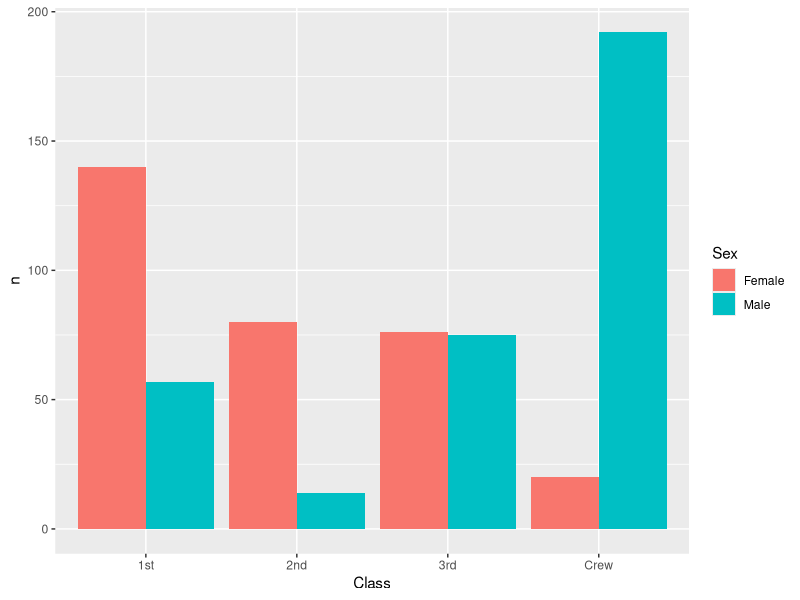
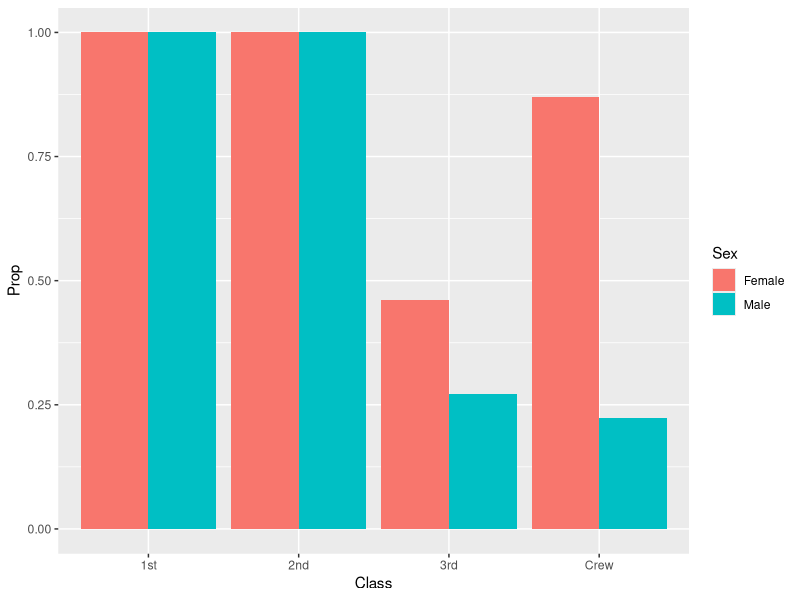
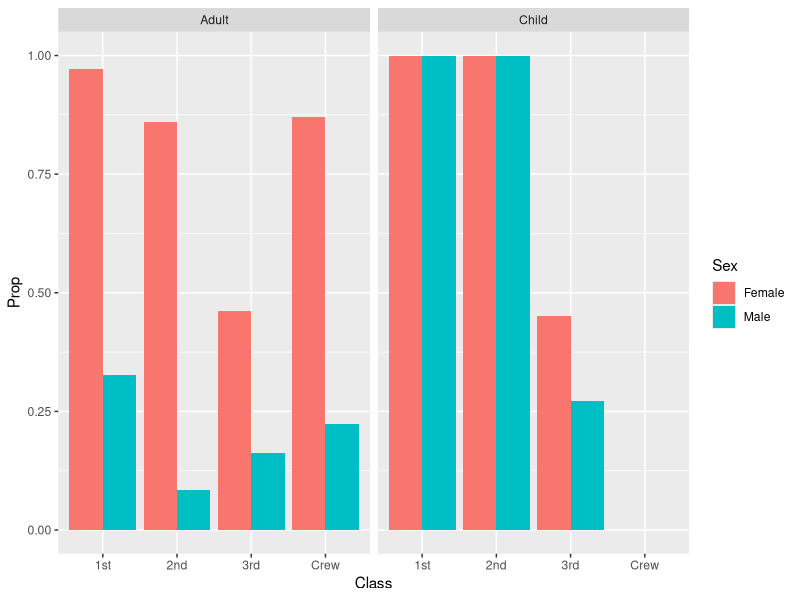

These figures' R source, in order:
## ---- chunk 1
library(tidyverse)

df_titanic <- as_tibble(Titanic)
## ---- chunk 2
glimpse(df_titanic)
## ---- chunk 3
## NOTE: No need to edit! We'll cover how to
## do this calculation in a later exercise.
df_titanic %>% summarize(total = sum(n))
## ---- chunk 4
## TASK: Visualize counts against `Class` and `Sex`
df_titanic %>%
  filter(Survived == "Yes") %>% 
  ggplot(aes(y = n, x = Class, fill = Sex)) + 
  geom_col(position = "dodge") 
## ---- chunk 5
## NOTE: No need to edit! We'll cover how to
## do this calculation in a later exercise.
df_prop <-
  df_titanic %>%
  group_by(Class, Sex, Age) %>%
  mutate(
    Total = sum(n),
    Prop = n / Total
  ) %>%
  ungroup()
df_prop
## ---- chunk 6
df_prop %>%
  filter(Survived == "Yes") %>% 
  ggplot(aes(y = Prop, x = Class, fill = Sex)) + 
  geom_col(position = "dodge") 
## ---- chunk 7
df_prop %>%
  filter(Survived == "Yes") %>% 
  ggplot(aes(y = Prop, x = Class, fill = Sex,)) + 
  geom_col(position = "dodge") +
  facet_grid(~Age)
